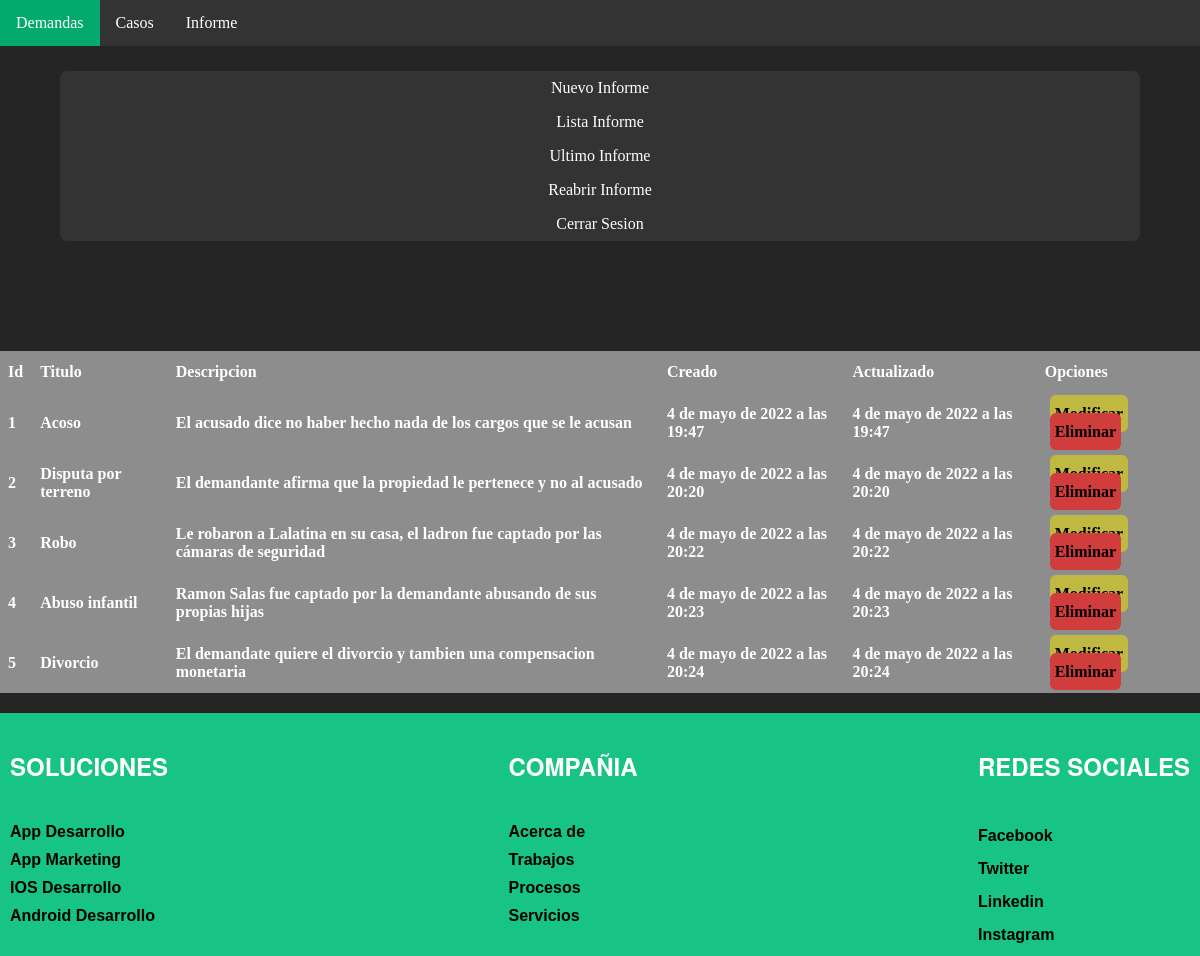
Page /reabririnforme/ (signed in) on the committed database.
### Holadjango/models.py (models this page shows, shortened)
class informe2(models.Model):
    id_informe=models.BigAutoField(primary_key=True)
    titulo=models.CharField(max_length=20)
    descripcion=models.CharField(max_length=1000)
    created=models.DateTimeField(auto_now_add=True)
    updated=models.DateTimeField(auto_now_add=True)
    id_demanda=models.ForeignKey(demanda, on_delete=models.CASCADE)
    class Meta:
        verbose_name= 'informe2'
        verbose_name_plural= 'informes2'

### Holadjango/views.py (the view)
# urls.py: path('reabririnforme/', views.reabririnforme, name="reabririnforme"),
@login_required
def reabririnforme(request):
    listaas = informe2.objects.all()
    return render(request, 'Holadjango/reabririnforme.html',{"listaas":listaas})

### Holadjango/templates/Holadjango/reabririnforme.html (shortened to what this page needs)
{% extends "Holadjango/base.html" %}
    {% load static %}
  {% block content %}
    <link rel="stylesheet" href="{% static 'Holadjango/CSS/lista.css' %}">
</head>
<body>
    <div class="container">
        <ul class="border">
            <il><a href="{% url 'informe' %}">Nuevo Informe</a></il>
            <il><a href="{% url 'listas_informes' %}">Lista Informe</a></il>
            <il><a href="{% url 'ultimademanda' %}">Ultimo Informe</a></il>
            <il><a href="% url 'reabririnforme' %">Reabrir Informe</a></il>
            <il><a href="{% url 'Logout' %}">Cerrar Sesion</a></il>
          </ul>
        </div>
    <table class="default">
      <thead>
        <tr>
          <th>Id</th>
          <th>Titulo</th>
          <th>Descripcion</th>
          <th>Creado</th>
          <th>Actualizado</th>
          <th>Opciones</th>
        </tr>
      </thead>
          {% for informe2 in  listaas %}
  <tbody>
          <tr>
              <th>{{informe2.id_informe}}</th>
              <th>{{informe2.titulo}}</th>
              <th>{{informe2.descripcion}}</th>
              <th>{{informe2.created}}</th>
              <th>{{informe2.updated}}</th>
              <th>
                <a  class="button_1" href="{% url 'modificarinforme' informe2.id_informe %}">Modificar</a>
                <a class="button_2" href="{% url 'eliminarinforme' informe2.id_informe %}">Eliminar</a>
                </th>
            </tr>
            {% endfor %}
        </table>
</body>
{% endblock %}

### Holadjango/static/Holadjango/CSS/base.css (style rules this page uses)
html { min-height: 100%; position: relative; }
body { background: #252525; flex-wrap:wrap; width:100%; margin:0; min-height: 100vh; display:grid; grid-template-rows: auto 1fr auto; }

### Holadjango/static/Holadjango/CSS/lista.css (style rules this page uses)
ul { list-style-type: none; margin: 0; padding: 0; background-color: #333333; overflow: auto; }
il a { display: block; color: white; padding: 8px 16px; text-decoration: none; }
.border { margin-left: 5%; width: 90%; text-align: center; margin-top: 25px; border-radius: 8px; }
table { width: 100%; background-color: white; border-collapse: collapse; margin-top: 110px !important; top: 240px; }
table th { background-color: #8d8d8d; color: white; text-align: left; padding-left: 8px; padding-right: 9px; padding-top: 12px; padding-bottom: 12px; }

### Holadjango/templates/Holadjango/reabririnforme.html (style rules this page uses)
.button_1 { padding-top: 10px; text-decoration: none; background-color: #bfb941; border-radius: 6px; padding-bottom: 10px; padding-left: 5px; padding-right: 5px; margin-left: 5px; color: rgb(0, 0, 0); }
.button_2 { padding-top: 10px; text-decoration: none; background-color: #d13d3d; border-radius: 6px; padding-bottom: 10px; padding-left: 5px; padding-right: 5px; margin-left: 5px; color: rgb(0, 0, 0); }

### rows in the picture
informe2: id_informe "1", titulo "Acoso", descripcion "El acusado dice no haber hecho nada de los cargos que se le acusan", created "4 de mayo de 2022 a las 19:47", updated "4 de mayo de 2022 a las 19:47"
informe2: id_informe "2", titulo "Disputa por terreno", descripcion "El demandante afirma que la propiedad le pertenece y no al acusado", created "4 de mayo de 2022 a las 20:20", updated "4 de mayo de 2022 a las 20:20"
informe2: id_informe "3", titulo "Robo", descripcion "Le robaron a Lalatina en su casa, el ladron fue captado por las cámaras de seguridad", created "4 de mayo de 2022 a las 20:22", updated "4 de mayo de 2022 a las 20:22"
informe2: id_informe "4", titulo "Abuso infantil", descripcion "Ramon Salas fue captado por la demandante abusando de sus propias hijas", created "4 de mayo de 2022 a las 20:23", updated "4 de mayo de 2022 a las 20:23"
informe2: id_informe "5", titulo "Divorcio", descripcion "El demandate quiere el divorcio y tambien una compensacion monetaria", created "4 de mayo de 2022 a las 20:24", updated "4 de mayo de 2022 a las 20:24"
